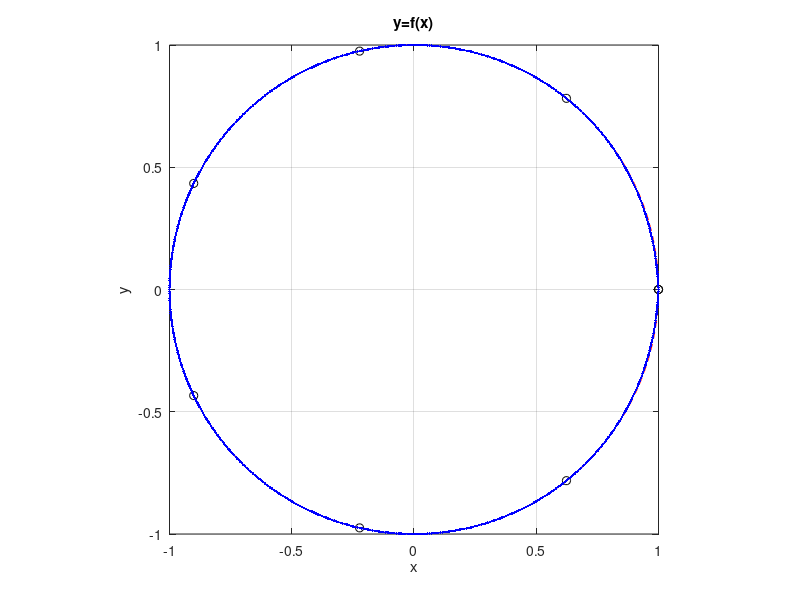
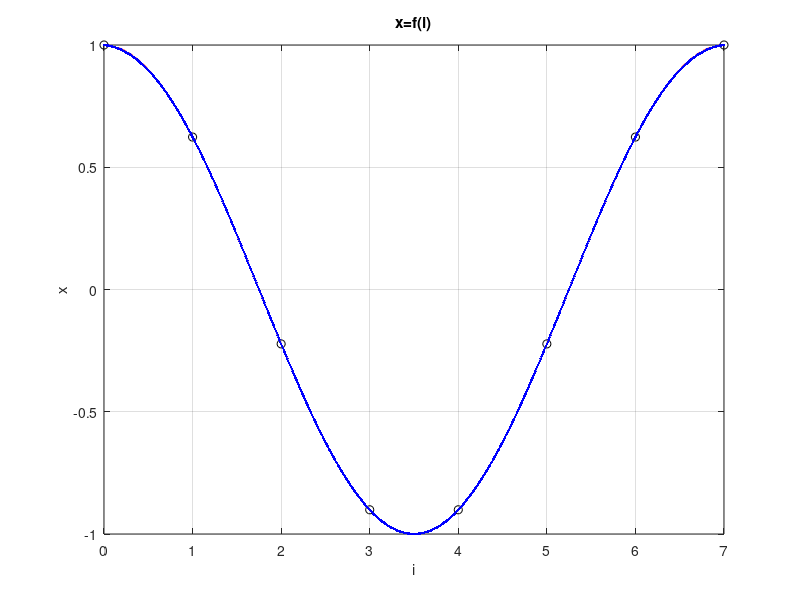

These charts were generated, in order, by the following MATLAB code:

clear all; close all;
N = 7; % stopien wielomianow
i = (0 : N)'; % zmienna "i" wielomianu w wezlach ("rzadka")
xi = cos( 2*pi/N * i ); % wartosci funkcji x=kosinus w wezlach
yi = sin( 2*pi/N * i ); % wartosci funkcji y=sinus w wezlach
[ i, xi, yi ], pause % sprawdzenie wartosci
X = vander(i), pause % wygenerowanie i pokazanie macierzy Vandermonde'a
ax = inv(X) * xi; % obliczenie wielu wsp. wielomianu dla zmiennej x
ay = inv(X) * yi; % obliczenie wielu wsp. wielomianu dla zmiennej y
id = 0 : 0.01 : N; % zmienna "i" dokladna
xd = cos( 2*pi/N * id ); % dokladne wartosci x
yd = sin( 2*pi/N * id ); % dokladne wartosci y
figure; plot( xi,yi,'ko', xd,yd,'r--', polyval(ax,id), polyval(ay,id),'b.-');
xlabel('x'); ylabel('y'); title('y=f(x)'); axis square; grid; pause
figure; plot( i,xi,'ko', id,xd,'r--', id, polyval(ax,id),'b.-');
xlabel('i'); ylabel('x'); title('x=f(i)'); grid; pause

